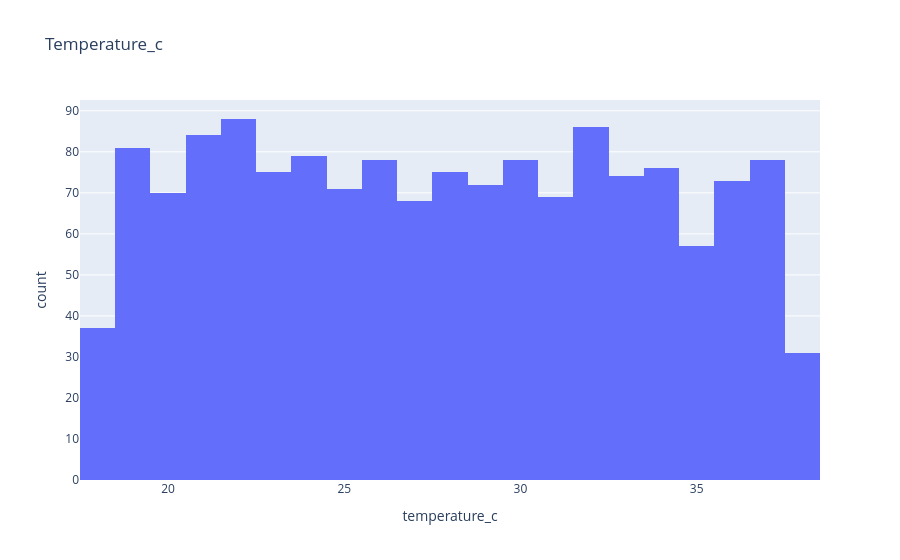

Source (notebook cell):
### Markdown cell above
Observation:
The rainfall values are spread over a wide range indicating good variability in the dataset.
There are no obvious outliers or extreme spikes,suggesting that rainfall values are reasonably balanced across the dataset.

### Code cell
px.histogram(agr_def,x='temperature_c',title='Temperature_c')

### Figure 1 — Plotly figure (JSON) as saved in the notebook; plotly's stock layout.template omitted (floating-point values rounded to 4 significant figures; data arrays with more than 128 entries replaced by an {"elided": "..."} marker saying what was removed)
{"data": [{"bingroup": "x", "hovertemplate": "temperature_c=%{x}<br>count=%{y}<extra></extra>", "legendgroup": "", "marker": {"color": "#636efa", "pattern": {"shape": ""}}, "name": "", "orientation": "v", "showlegend": false, "type": "histogram", "x": {"elided": "1500 float values"}, "xaxis": "x", "yaxis": "y"}], "layout": {"barmode": "relative", "legend": {"tracegroupgap": 0}, "title": {"text": "Temperature_c"}, "xaxis": {"anchor": "y", "domain": [0, 1], "title": {"text": "temperature_c"}}, "yaxis": {"anchor": "x", "domain": [0, 1], "title": {"text": "count"}}}}
